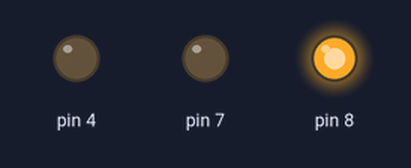
Bench run of a sketch on a simulated Arduino Uno, built with avr-gcc and run on an emulated ATmega328P. Shown: output pins drawn as LEDs (lit = HIGH).

Above: at 1.5 s.
At 5.0 s:
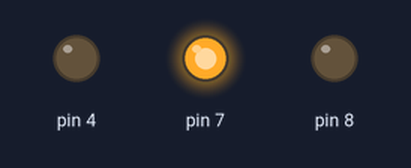
At 7.5 s:
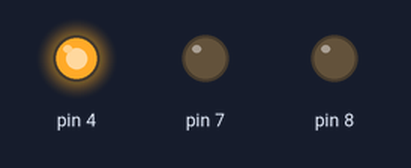
At 8.5 s:
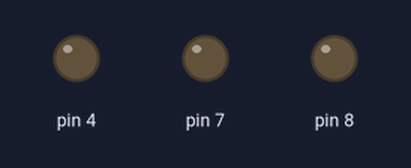
Timing chart, 0 to 11.7 s (numbered marks = the images above):
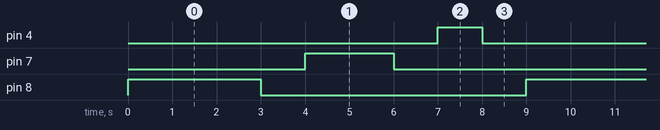

The sketch:

lab2.ino
```cpp
/*
1 - красный статично горит (до 10 секунд)
2 - горят красный и жёлтый (3 секунды)
3 - горит зелёный (до 10 секунд)
4 - зелёный мигает 3 раза (3 секунды)
5 - статично горит жёлтый (3 секунды)
6 - конец цикла

*/

void setup()
{
  Serial.begin(9600); //Функция скорости передачи данных в монитор порта
  pinMode(8, OUTPUT);
  pinMode(7, OUTPUT);
  pinMode(4, OUTPUT);
}
//прототипы функций
void red(int on, int off); //параметры функции
void yellow(int on, int off);
void green(int timing);

void loop()
{
  red(3000,1000);
  yellow(2000,1000);
  green(1000);
}
//функции работы светодиодов
void red(int on, int off)
{
  digitalWrite(8, true);
  delay(on);
  digitalWrite(8, false);
  delay(off);
}

void yellow(int on, int off)
{
  digitalWrite(7, true);
  delay(on);
  digitalWrite(7, false);
  delay(off);
}

void green(int timing)
{
  digitalWrite(4, true);
  delay(timing);
  digitalWrite(4, false);
  delay(timing);
}
```

Measured:
- by itself, pin 4: alternates HIGH for 1.0 s and LOW for 8.0 s
- by itself, pin 7: alternates HIGH for 2.0 s and LOW for 7.0 s
- by itself, pin 8: alternates HIGH for 3.0 s and LOW for 6.0 s
